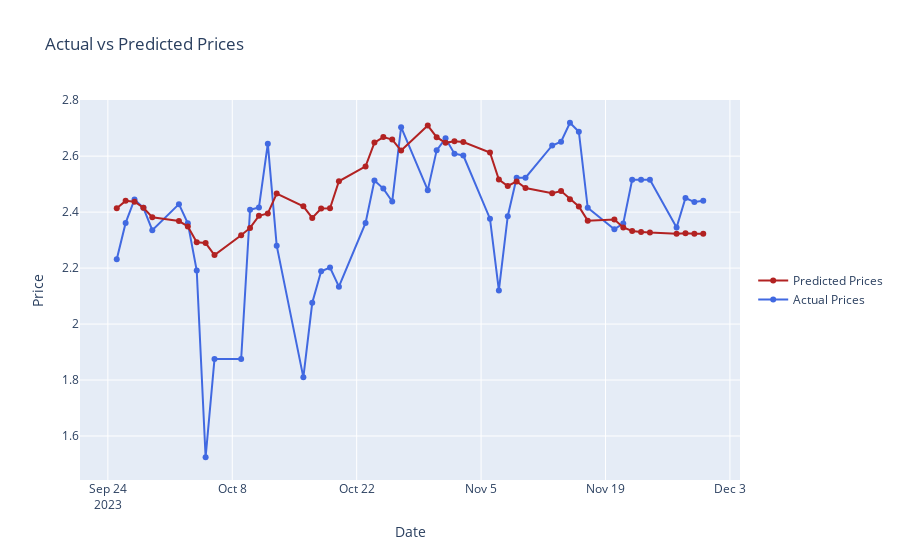

Write notebook code for a chart like this one.
### Code cell
# Plotting
dates_for_plotting = test_data_2023_second_half.index[window_size:]

fig = go.Figure()
fig.add_trace(go.Scatter(x=dates_for_plotting, y=actuals,
                         mode='lines+markers',
                         name='Actual Prices',
                         line=dict(color='royalblue')))
fig.add_trace(go.Scatter(x=dates_for_plotting, y=predictions,
                         mode='lines+markers',
                         name='Predicted Prices',
                         line=dict(color='firebrick')))

fig.update_layout(title='Actual vs Predicted Prices',
                  xaxis_title='Date',
                  yaxis_title='Price',
                  legend=dict(y=0.5, traceorder='reversed', font_size=12))

fig.show()
